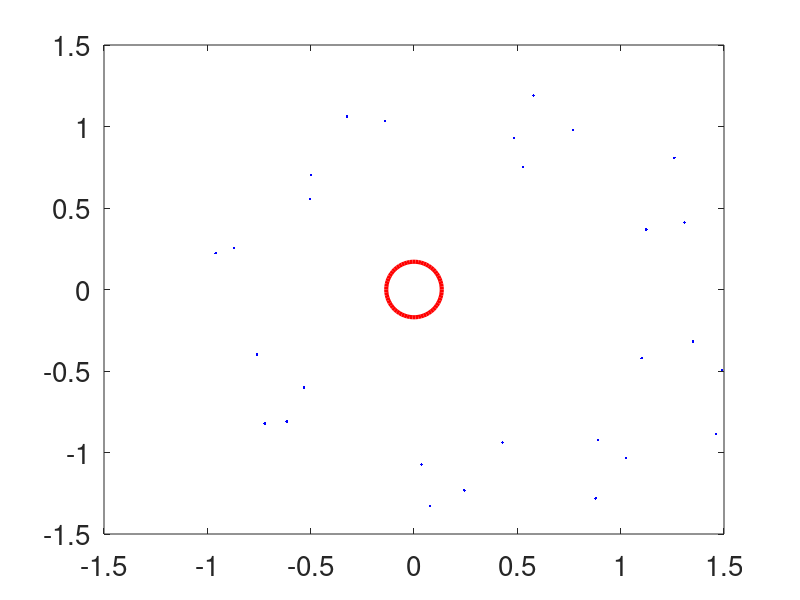

The MATLAB source for this figure:
clear all; close all; clc;
FS = 20;
set(0,'DefaultLineLineWidth',3,'DefaultAxesFontName','Helvetica','DefaultAxesFontSize',FS);
% set(0,'DefaultTextFontSize',FS);
% set(0,'DefaultTextFontName','Helvetica');
MG=1;
x=1;
y=0;
u=0;
v=0.9;
figure(1)
plot(0,0,'ro','MarkerSize',40)
axis([-1.5 1.5 -1.5 1.5])
hold on
h=plot(x,y,'bo','MarkerSize',20);
tmax=30;
dt=0.01;
i=0;
r=sqrt(x^2+y^2);
E0=.5*(u^2+v^2)-MG/r;
H0=x*v-y*u;
for t=0:dt:tmax
    i=i+1;
    r=sqrt(x^2+y^2);
    ax=-MG*x/r^3;
    ay=-MG*y/r^3;
    u_ny=u+dt*ax;
    v_ny=v+dt*ay;
    x=x+dt*u;
    y=y+dt*v;
    u=u_ny;v=v_ny;
    set(h,'XData',x,'YData',y)
    if mod(i,100)==0
        plot(x,y,'b.') 
        E=.5*(u^2+v^2)-MG/r;
        display(sprintf('Energy error: %6.4e',(E0-E)/E0));
        H=x*v-y*u;
        display(sprintf('Spinn error: %6.4e',(H0-H)/H0));
    end
    drawnow;
end
    
